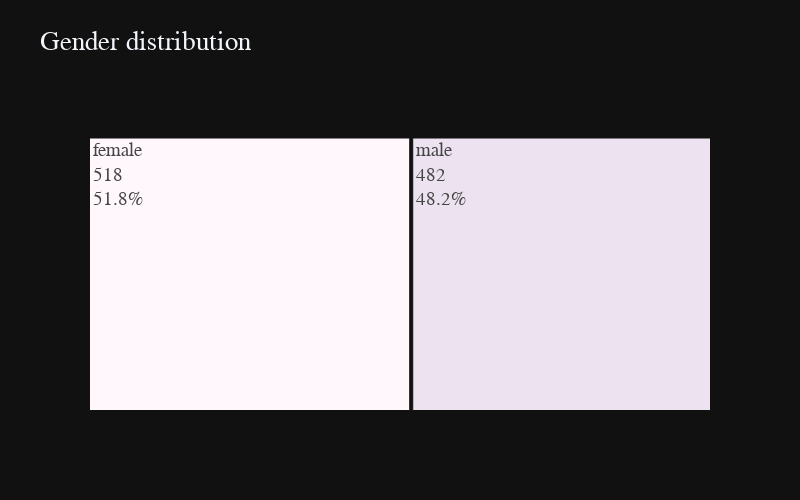

The notebook cell this image was saved under:
### Code cell
gender_df=df['gender'].value_counts()
fig=px.treemap(gender_df,
               path=[gender_df.index],
               values=gender_df.values,
               title="Gender distribution",
               color=gender_df.index,
               color_discrete_sequence=px.colors.sequential.PuBuGn,
               template='plotly_dark',
               width=800, height=500
              )
fig.data[0].customdata = [51.8, 48.2]
fig.data[0].texttemplate = '%{label}<br>%{value}<br>%{customdata}%'
percents = np.round((100*gender_df.values / sum(gender_df.values)).tolist(),2)
fig.update_layout(font=dict(size=19,family="Franklin Gothic"))

fig.show()

### Figure 1 — Plotly figure (JSON) as saved in the notebook; plotly's stock layout.template omitted (floating-point values rounded to 4 significant figures)
{"data": [{"branchvalues": "total", "customdata": [51.8, 48.2], "domain": {"x": [0, 1], "y": [0, 1]}, "hovertemplate": "labels=%{label}<br>value=%{value}<br>parent=%{parent}<br>id=%{id}<br>index=%{customdata[0]}<extra></extra>", "ids": ["female", "male"], "labels": ["female", "male"], "marker": {"colors": ["rgb(255,247,251)", "rgb(236,226,240)"]}, "name": "", "parents": ["", ""], "texttemplate": "%{label}<br>%{value}<br>%{customdata}%", "type": "treemap", "values": [518, 482]}], "layout": {"font": {"family": "Franklin Gothic", "size": 19}, "height": 500, "legend": {"tracegroupgap": 0}, "title": {"text": "Gender distribution"}, "treemapcolorway": ["rgb(255,247,251)", "rgb(236,226,240)", "rgb(208,209,230)", "rgb(166,189,219)", "rgb(103,169,207)", "rgb(54,144,192)", "rgb(2,129,138)", "rgb(1,108,89)", "rgb(1,70,54)"], "width": 800}}
